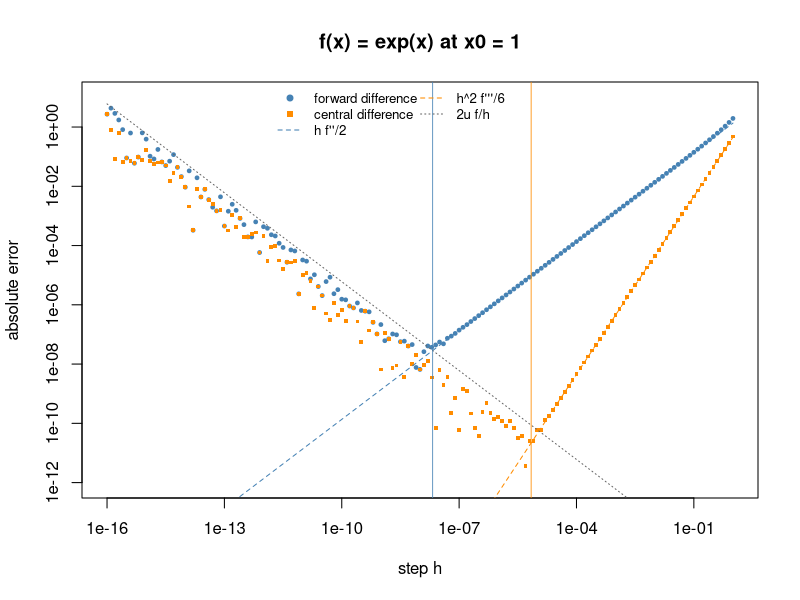

Write R code to recreate this figure.
# Total error of forward and central difference approximations to f'(1) for f = exp.
x0 <- 1
exact <- exp(x0)
h <- 10^seq(-16, 0, by = 0.1)
forward <- (exp(x0 + h) - exp(x0)) / h
central <- (exp(x0 + h) - exp(x0 - h)) / (2 * h)
err_f <- pmax(abs(forward - exact), 1e-17)   # avoid log(0) when the error vanishes
err_c <- pmax(abs(central - exact), 1e-17)

u <- .Machine$double.eps / 2                  # unit roundoff 2^-53
plot(h, err_f, log = "xy", pch = 19, cex = 0.5, col = "steelblue", ylim = c(1e-12, 10),
     xlab = "step h", ylab = "absolute error",
     main = "f(x) = exp(x) at x0 = 1")
points(h, err_c, pch = 15, cex = 0.5, col = "darkorange")
lines(h, exact * h / 2, lty = 2, col = "steelblue")       # truncation error, forward
lines(h, exact * h^2 / 6, lty = 2, col = "darkorange")    # truncation error, central
lines(h, 2 * u * exact / h, lty = 3, col = "gray40")      # rounding error
abline(v = c(sqrt(4 * u), (3 * u)^(1 / 3)), col = c("steelblue", "darkorange"), lwd = 0.8)
legend("top", bty = "n", cex = 0.8, ncol = 2,
       legend = c("forward difference", "central difference", "h f''/2", "h^2 f'''/6", "2u f/h"),
       col = c("steelblue", "darkorange", "steelblue", "darkorange", "gray40"),
       pch = c(19, 15, NA, NA, NA), lty = c(NA, NA, 2, 2, 3))
